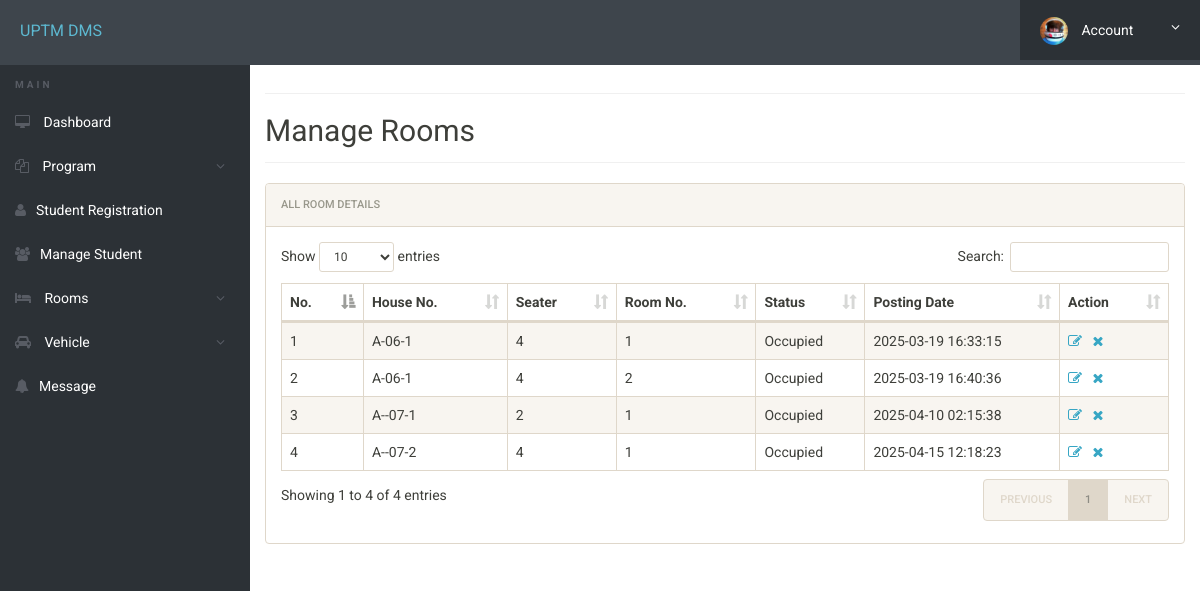
The app's page /admin/manage-rooms.php (signed in) with its own data.
### tables this page shows
CREATE TABLE `rooms` (
  `id` int(11) NOT NULL,
  `seater` int(11) NOT NULL,
  `room_no` int(11) NOT NULL,
  `fees` int(11) NOT NULL,
  `hno` varchar(20) NOT NULL,
  `status` varchar(50) NOT NULL,
  `posting_date` timestamp NOT NULL DEFAULT current_timestamp()
);

### admin/manage-rooms.php (the view, shortened to what this page needs)
<?php
include('includes/config.php');
?>
<!doctype html>
<html lang="en" class="no-js">
<head>
	<link rel="stylesheet" href="css/font-awesome.min.css">
	<link rel="stylesheet" href="css/bootstrap.min.css">
	<link rel="stylesheet" href="css/dataTables.bootstrap.min.css">
	<link rel="stylesheet" href="css/bootstrap-social.css">
	<link rel="stylesheet" href="css/bootstrap-select.css">
	<link rel="stylesheet" href="css/fileinput.min.css">
	<link rel="stylesheet" href="css/awesome-bootstrap-checkbox.css">
	<link rel="stylesheet" href="css/style.css">
</head>
<body>
	<?php include('includes/header.php');?>
	<div class="ts-main-content">
			<?php include('includes/sidebar.php');?>
		<div class="content-wrapper">
			<div class="container-fluid">
				<div class="row">
					<div class="col-md-12">
						<h2 class="page-title">&nbsp;</h2>
						<h2 class="page-title">Manage Rooms</h2>
<div class="panel panel-default">
	 <div class="panel-heading">All Room Details</div>
							<div class="panel-body">
								<table id="zctb" class="display table table-striped table-bordered table-hover" cellspacing="0" width="100%">
									<thead>
										<tr>
											<th>No.</th>
										    <th>House No.</th>
											<th>Seater</th>
											<th>Room No.</th>
											<th>Status</th>
											<th>Posting Date  </th>
											<th>Action</th>
										</tr>
									</thead>
									<tbody>
<?php
$ret="select * from rooms";
$stmt= $mysqli->prepare($ret) ;
$stmt->execute() ;
$res=$stmt->get_result();
$cnt=1;
while($row=$res->fetch_object())
	  {
	  	?>
<tr><td><?php echo $cnt;;?></td>
<td><?php echo $row->hno;?></td>
<td><?php echo $row->seater;?></td>
<td><?php echo $row->room_no;?></td>
<td><?php echo $row->status;?></td>
<td><?php echo $row->posting_date;?></td>
<td><a href="edit-room.php?id=<?php echo $row->id;?>"><i class="fa fa-edit"></i></a>&nbsp;&nbsp;
<a href="manage-rooms.php?del=<?php echo $row->id;?>" onclick="return confirm("Do you want to delete");"><i class="fa fa-close"></i></a></td>
									  </tr>
									<?php
$cnt=$cnt+1;
									 } ?>
									</tbody>
								</table>
								</div>
							</div>
					  </div>
				  </div>
				</div>
			</div>
		</div>
</body>
</html>

### admin/css/style.css (style rules this page uses)
html { font-size: 14px; }
@media only screen and (min-width: 480px) { html { font-size: 17px; } }
@media only screen and (min-width: 768px) { html { font-size: 14px; } }
body { font-size: 1em; }
a { color: #37a6c4; }
.panel { overflow: hidden; }
.page-title { padding-bottom: 15px; margin-bottom: 20px; border-bottom: 1px solid #f0f0f0; }
.ts-main-content .content-wrapper { padding-top: 15px; margin-top: 10px; }
@media only screen and (min-width: 992px) { .ts-main-content .content-wrapper { margin-left: 250px; } }

### records on screen
rooms: hno "A-06-1", seater "4", room_no "1", status "Occupied", posting_date "2025-03-19 16:33:15"
rooms: hno "A-06-1", seater "4", room_no "2", status "Occupied", posting_date "2025-03-19 16:40:36"
rooms: hno "A--07-1", seater "2", room_no "1", status "Occupied", posting_date "2025-04-10 02:15:38"
rooms: hno "A--07-2", seater "4", room_no "1", status "Occupied", posting_date "2025-04-15 12:18:23"
